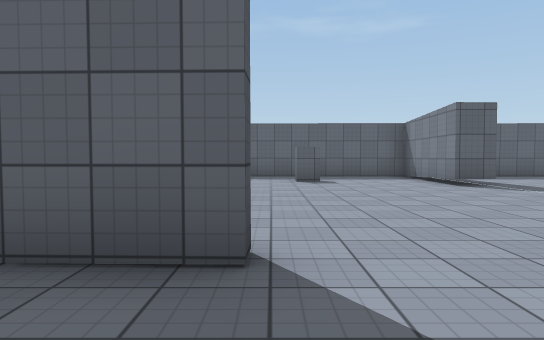
View 1 (above)

12 first-person views from a walk through a Unity game level. The camera is 1.2 m above the floor, tilts 2° down and sees 70° across. The floor is counted in squares, 2 m on a side. Each view is taken from the middle of a square. On the plan, view 1 faces up. The plan holds only what a view shows up to about 11 squares ahead; the rest is blank. Surface patterns are stand-ins for the level's own textures.

View 2
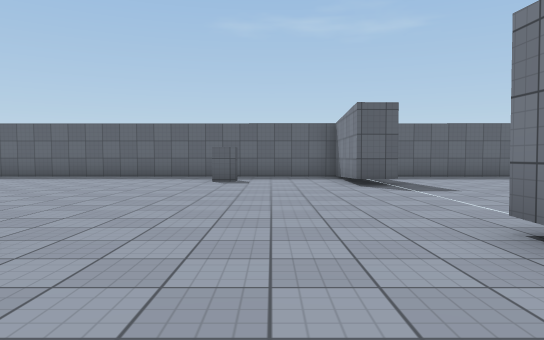

View 3
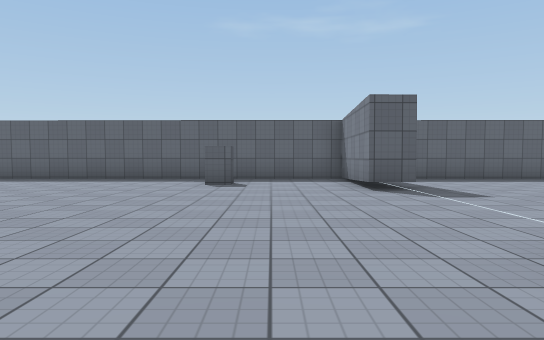

View 4
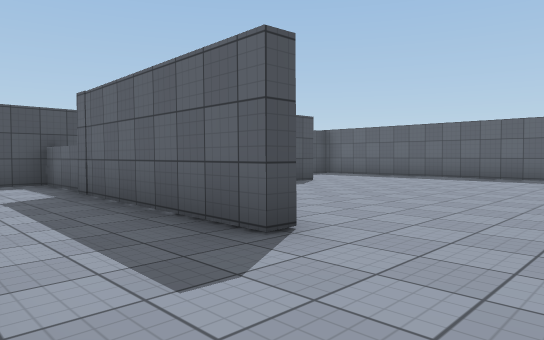

View 5
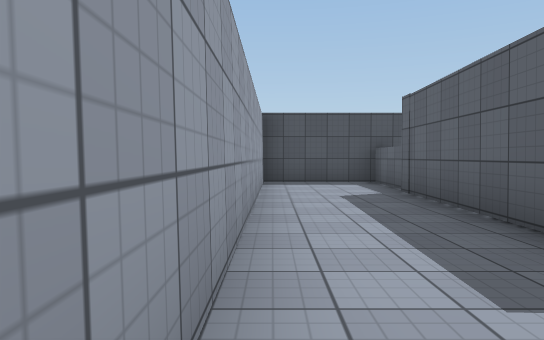

View 6
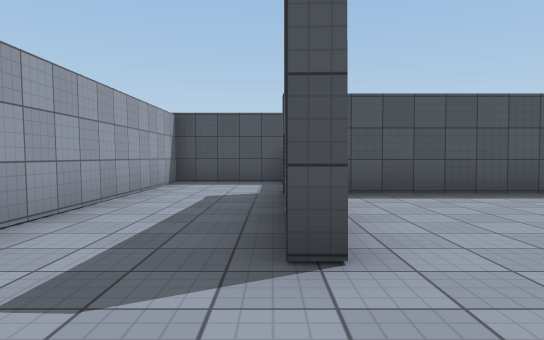

View 7
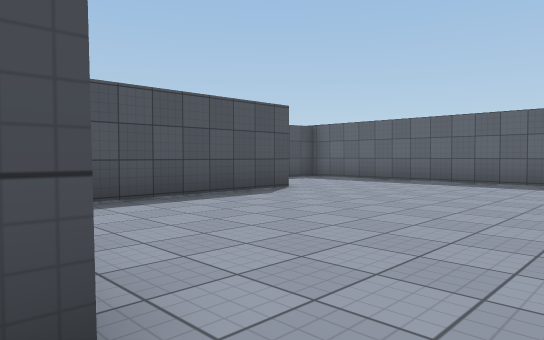

View 8
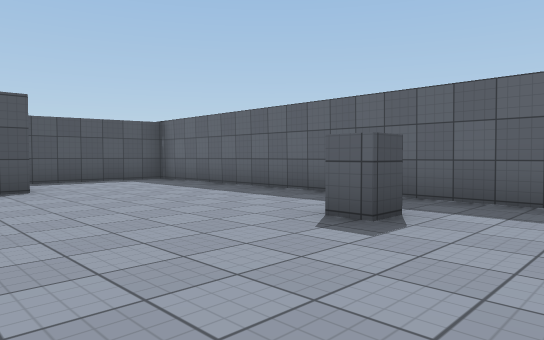

View 9
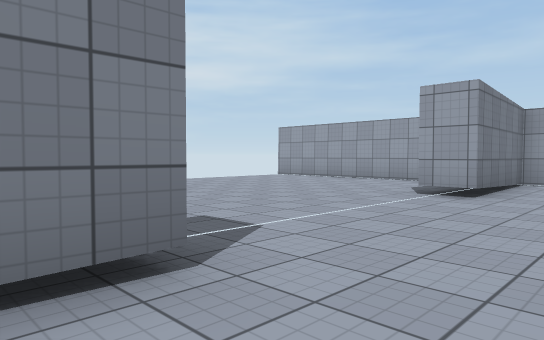

View 10
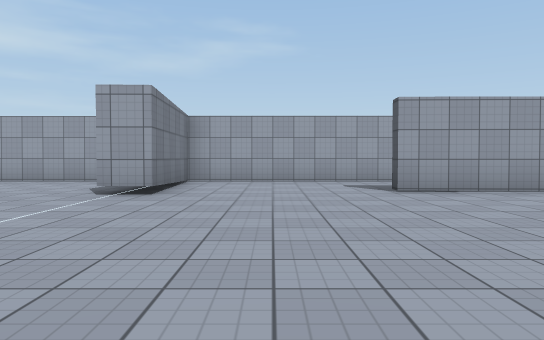

View 11
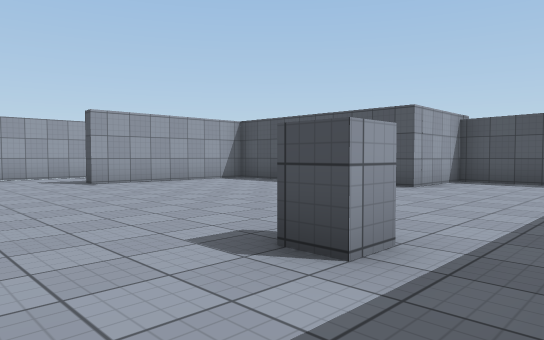

View 12
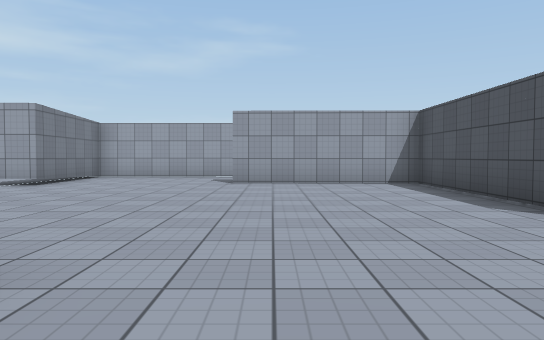

### Floor plan
Points are (right, up) in squares from view 1. A wall is a line through its corners. A room is listed if a view was taken in it or the views show most of it. See-through windows are left out.
Room 1 (views 1, 2, 3, 4, 5, 6, 7, 8, 9, 10, 11, 12)
walls: (0.5, 9.8) (1.1, 9.8) (1.1, 9.2) (0.5, 9.2); (4.7, 7.9) (3.7, 7.9) (3.9, 11.3) (-6.5, 11.4) (-6.7, 7.6) (-4.2, 7.7) (-4.2, 2.5) (-0.1, 2.4) (-0.1, 2.1) (-4.6, 2.2); (-5, 2.2) (-6.9, 2.3); (-6.9, 3) (-6.9, -0.2) (4, -0.3) (3.8, 3) (4.8, 3); (6.1, -0.3) (7.5, -0.3); (7.6, 11.3) (5.8, 11.3)

Positions as (right, up) in squares from view 1, and headings:
1: (0, 0), facing up
2: (2, 0), facing up
3: (2, 1), facing up
4: (2, 0), facing up-left
5: (2, 0), facing left
6: (2, 2), facing left
7: (1, 2), facing up-left
8: (3, 6), facing up-left
9: (2, 9), facing down-right
10: (2, 9), facing down
11: (3, 11), facing down-left
12: (-1, 11), facing down
